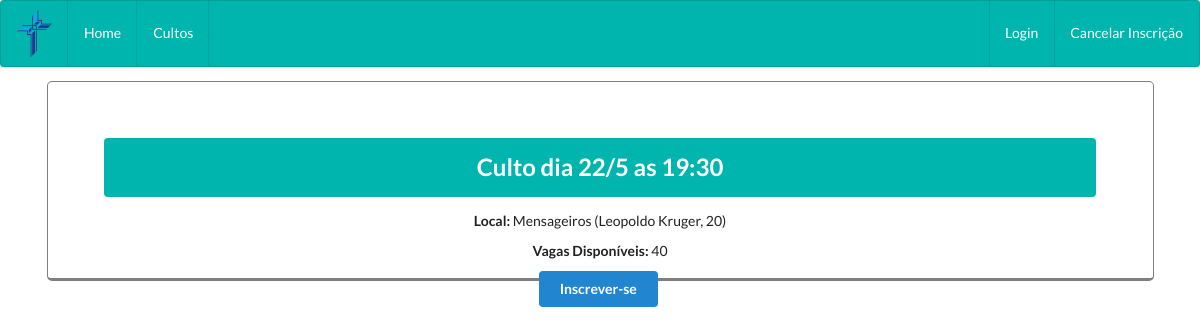
/culto/, run on an earlier commit of the app's database.
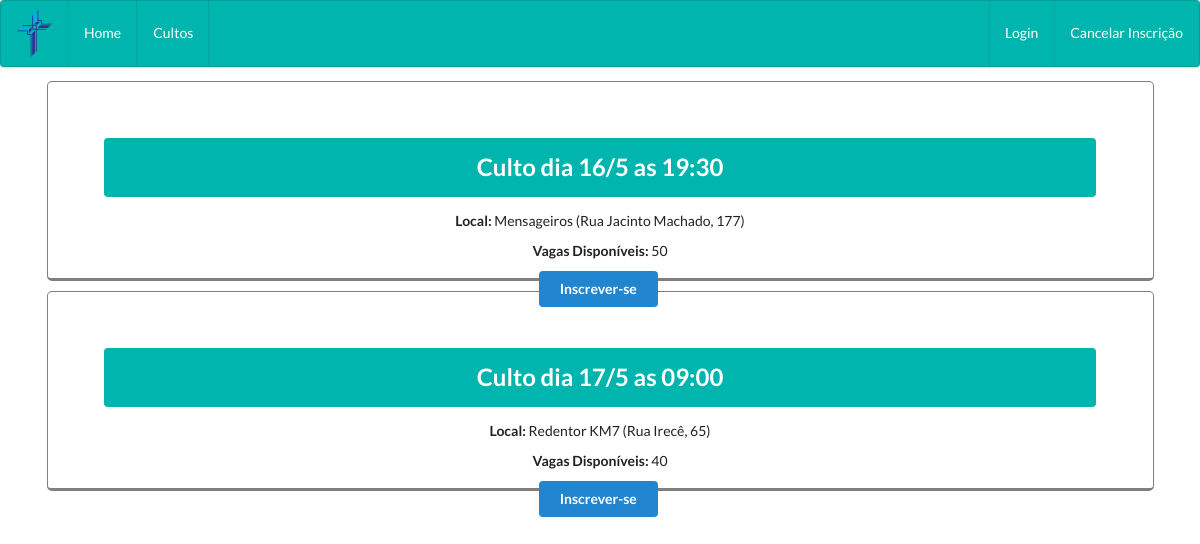
And on a later commit of the database.
### appculto/models.py (models this page shows, shortened)
class Culto(models.Model):
    data = models.fields.DateField()
    horario = models.fields.CharField(max_length=45)
    limite = models.fields.IntegerField(default=40)
    vagas = models.fields.IntegerField(default=40)
    sysActive = models.fields.BooleanField(default=True)
    local = models.ForeignKey(Local, null=True, on_delete=models.SET_NULL)

### applocal/models.py (models this page shows, shortened)
class Local(models.Model):
    rua = models.fields.CharField(max_length=45, null=False, blank=False)
    bairro = models.fields.CharField(max_length=45, null=False, blank=False)
    complemento = models.fields.CharField(max_length=45, null=False, blank=False)
    short_description = models.fields.CharField(max_length=45, null=False, blank=False)
    numero = models.fields.CharField(max_length=45, null=False, blank=False)
    sysActive = models.fields.BooleanField(default=True)

### appculto/views.py (the view)
# urls.py: path('', CultoHomeView.as_view(), name='culto'),
class CultoHomeView(TemplateView):
    template_name = "appculto/culto.html"
    def get_context_data(self, **kwargs):
        context = super().get_context_data(**kwargs)
        context['cultos'] = Culto.objects.filter(sysActive=True,
                                                 data__range=[datetime.date.today() - datetime.timedelta(days=1),
                                                              datetime.date(2030, 1, 1)]).order_by('data')
        return context

### templates/appculto/culto.html (shortened to what this page needs)
{% extends '../base/base_layout.html' %}
{% load static %}
{% block style %}
    <link
            rel="stylesheet"
            type="text/css"
            href="{% static 'css/culto/main.css' %}"
    />
{% endblock %}
{% block content %}
    <div class="ui container">
    {% if cultos %}
        {% for item in cultos %}
            <div class="card">
                <div class="ui teal inverted segment">
                    <h2>Culto dia {{ item.data.day }}/{{ item.data.month }} as {{ item.horario }}</h2>
                </div>
                <div class="local">
                    <p><b>Local:</b> {{ item.local.short_description }} ({{ item.local.rua }}, {{ item.local.numero }})
                    </p>
                </div>
                <div class="vagas">
                    <span><b>Vagas Disponíveis:</b> {{ item.vagas }}</span>
                </div>
                <div class="">
                    <a class="ui blue button"
                       href="{% url 'appinscricao:add_inscricao' item.id %}">Inscrever-se</a>
                </div>
            </div>
        {% endfor %}
    </div>
    {% else %}
        <h1>Sem cultos cadastrados!</h1>
    {% endif %}
{% endblock %}

### templates/base/base_layout.html (shortened to what this page needs)
{% load static %}
<!DOCTYPE html>
<html lang="en">
<head>
    <link
            rel="stylesheet"
            type="text/css"
            href="{% static 'css/base/base.css' %}"
    />
    {% block style %} {% endblock %}
    <link rel="stylesheet" href="https://cdnjs.cloudflare.com/ajax/libs/semantic-ui/2.4.1/semantic.min.css">
</head>
<body>
    <div style="background-color: #00b5ad !important" class="ui stackable menu">
        <div class="item">
            <img src="{% static 'images/ielb.png' %}"></a>
        </div>
        <a style="color: #fff !important;" class="item" href="{% url 'apphome:home' %}">Home</a>
        <a style="color: #fff !important;" class="item" href="{% url 'appculto:culto' %}">Cultos</a>
        <div class="right menu">
            {% if not user.username %}
            <a style="color: #fff !important;" class="item" href="{% url 'appuser:login' %}">Login</a>
            {% else %}
            <a style="color: #fff !important;" class="item" href="">{{ user.first_name }} {{ user.last_name }}</a>
            <a style="color: #fff !important;" class="item" href="{% url 'appculto:add_culto' %}">Adicionar Culto</a>
            <a style="color: #fff !important;" class="item" href="{% url 'appuser:logout' %}">Logout</a>
            {% endif %}
            <a style="color: #fff !important;" class="item" href="{% url 'appinscricao:delete_inscricao_step' %}">Cancelar Inscrição</a>
        </div>
    </div>
    {% block content %} {% endblock %}
</body>
</html>

### static/css/base/base.css (style rules this page uses)
* { margin: 0; padding: 0; box-sizing: border-box; }

### static/css/culto/main.css (style rules this page uses)
.card { max-height: 200px; margin: 10px; padding: 5%; border: 1px solid rgba(0, 0, 0, 0.5); border-bottom: 3px solid rgba(0, 0, 0, 0.5); border-radius: 5px; text-align: center; }
.data, .local, .vagas { margin-bottom: 10px; }
.button { background-color: #181818; border: 1px solid #181818; border-radius: 5px; margin-top: 20px; padding: 2px; font-weight: bold; color: #fff; }

What changed in the data, as far as the page shows it:
removed Culto: data.day "22", data.month "5", horario "19:30", local.short_description "Mensageiros", local.rua "Leopoldo Kruger", local.numero "20", vagas "40"
added Culto: data.day "16", data.month "5", horario "19:30", local.short_description "Mensageiros", local.rua "Rua Jacinto Machado", local.numero "177", vagas "50"
added Culto: data.day "17", data.month "5", horario "09:00", local.short_description "Redentor KM7", local.rua "Rua Irecê", local.numero "65", vagas "40"
